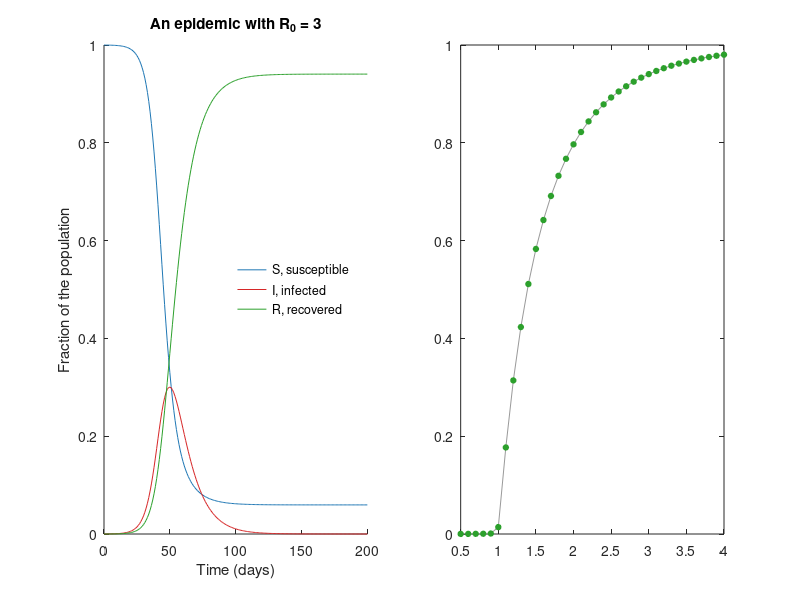

Here is the MATLAB script that generated this plot: (Note: this script raises an error after producing the figure.)
%% The SIR model of an epidemic (book Eqs. 1.6 to 1.8)
%     dS/dt = -beta*S*I
%     dI/dt =  beta*S*I - gamma*I
%     dR/dt =  gamma*I
% S, I and R are fractions of the population. With almost everyone
% susceptible at the start, an outbreak grows only if the basic
% reproduction number R0 = beta/gamma exceeds 1. The fraction finally
% infected, R_inf, then satisfies  R_inf = 1 - S0*exp(-R0*R_inf).
% Requires: core MATLAB only.

gamma = 0.1;                       % recovery rate: 10 days to recover
I0 = 1e-4;                         % one person in 10,000 infected at first
S0 = 1 - I0;
opts = odeset('RelTol', 1e-8, 'AbsTol', 1e-10);
sir_rhs = @(t, y, beta) [-beta * y(1) * y(2);
                     beta * y(1) * y(2) - gamma * y(2);
                     gamma * y(2)];
% Final size: the one root between 0 and 1 of R_inf = 1 - S0*exp(-R0*R_inf)
final_size = @(R0) fzero(@(x) x - (1 - S0 * exp(-R0 * x)), [0 1]);

%% One epidemic, R0 = 3
beta = 0.3;
t = linspace(0, 200, 201);         % days
[~, Y] = ode45(@(t, y) sir_rhs(t, y, beta), t, [S0 I0 0], opts);
S = Y(:, 1); I = Y(:, 2); R = Y(:, 3);
[~, peak] = max(I);
fprintf(['R0 = %g: peak of %.4f infected on day %g; after 200 days ' ...
    'R = %.4f (final-size equation: %.4f)\n'], beta / gamma, I(peak), ...
    t(peak), R(end), final_size(beta / gamma));

%% Final size for a range of R0
R0s = linspace(0.5, 4, 36);
simulated = zeros(size(R0s));
theory = zeros(size(R0s));
for k = 1:numel(R0s)
    [~, Yk] = ode45(@(t, y) sir_rhs(t, y, R0s(k) * gamma), [0 5000], ...
        [S0 I0 0], opts);
    simulated(k) = Yk(end, 3);
    theory(k) = final_size(R0s(k));
end

%% Plot
fig = figure('Position', [100 100 1000 400]);
subplot(1, 2, 1)
plot(t, S, '-', 'Color', [0.122 0.467 0.706]);
hold on
plot(t, I, '-', 'Color', [0.839 0.153 0.157]);
plot(t, R, '-', 'Color', [0.173 0.627 0.173]);
xlabel('Time (days)'); ylabel('Fraction of the population');
title('An epidemic with R_0 = 3');
legend({'S, susceptible', 'I, infected', 'R, recovered'}, ...
    'Location', 'east', 'Box', 'off');
box off

subplot(1, 2, 2)
plot(R0s, theory, '-', 'Color', [0.6 0.6 0.6]);
hold on
plot(R0s, simulated, 'o', 'Color', [0.173 0.627 0.173], ...
    'MarkerFaceColor', [0.173 0.627 0.173], 'MarkerSize', 4);
xline(1, ':', 'Color', [0.6 0.6 0.6]);
xlabel('Basic reproduction number R_0'); ylabel('Fraction ever infected');
title('Final size of the epidemic');
legend({'final-size equation', 'simulation'}, 'Location', 'southeast', ...
    'Box', 'off');
box off
sbp.save_figure(fig, mfilename('fullpath'), 'fig-sir');

results.peak_infected = I(peak);
results.peak_day = t(peak);
results.final_R = R(end);
results.final_size_R0_3 = final_size(3.0);
results.R0 = R0s;
results.final_size_simulated = simulated;
sbp.save_results(mfilename('fullpath'), results);
